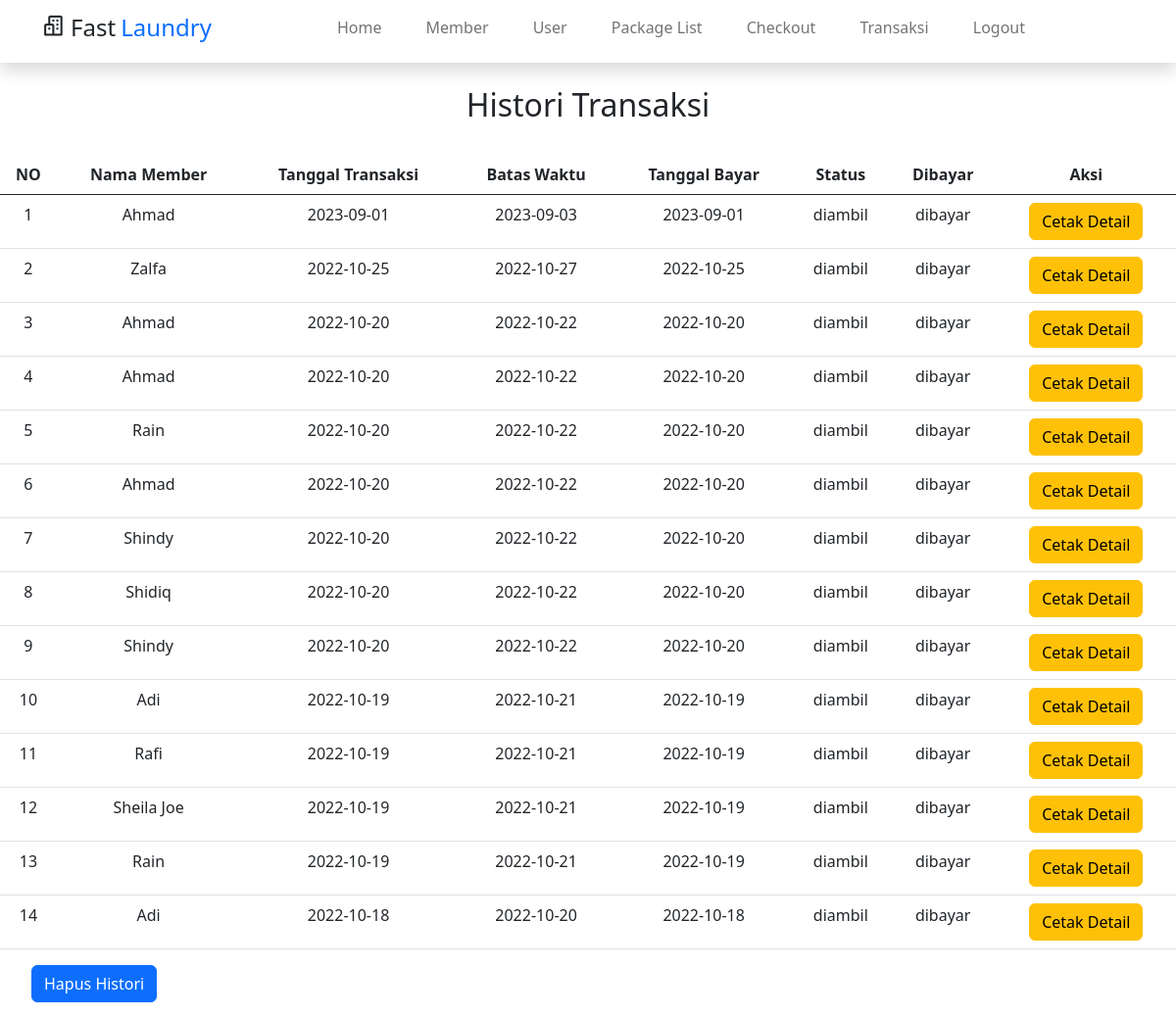
The app's page /histori_pembelian.php (signed in) with its own data.
### tables this page shows
CREATE TABLE `transaksi` (
  `id` int(11) NOT NULL,
  `id_member` int(11) DEFAULT NULL,
  `tgl` date NOT NULL,
  `batas_waktu` date NOT NULL,
  `tgl_bayar` date NOT NULL,
  `status` enum('baru','proses','selesai','diambil') NOT NULL,
  `dibayar` enum('dibayar','belum_dibayar') NOT NULL,
  `id_user` int(11) DEFAULT NULL
);

CREATE TABLE `member` (
  `id` int(11) NOT NULL,
  `nama` varchar(100) DEFAULT NULL,
  `alamat` text NOT NULL,
  `jenis_kelamin` enum('Laki-laki','Perempuan') NOT NULL,
  `tlp` varchar(15) NOT NULL
);

### histori_pembelian.php (the view, shortened to what this page needs)
<?php
    include "header.php";
?>
<!DOCTYPE html>
<html>
    <head>
        <link href="https://cdn.jsdelivr.net/npm/bootstrap@5.2.1/dist/css/bootstrap.min.css" rel="stylesheet">
    </head>
    <body>
        <br>
        <center><h2>Histori Transaksi</h2></center>
        <br>
        <table class="table table-hover">
            <thead style="text-align:center;">
                <th>NO</th><th>Nama Member</th><th>Tanggal Transaksi</th><th>Batas Waktu</th><th>Tanggal Bayar</th><th>Status</th><th>Dibayar</th><th colspan="3">Aksi</th>
            </thead>
            <tbody style="text-align:center;">
                <?php
                    include "koneksi.php";
                    $qry_histori=mysqli_query($conn,"select *,transaksi.id AS id_transaksi from transaksi join member on transaksi.id_member = member.id order by transaksi.id desc");
                    $no=0;
                    while($dt_histori=mysqli_fetch_array($qry_histori)){
                        $no++;
                        $button_cetak_detail="<a href='detail_transaksi.php?id=".$dt_histori['id_transaksi']."' class='btn btn-warning'>Cetak Detail</a>";
                    ?>
                <tr>
                    <td><?=$no?></td><td><?=$dt_histori['nama']?></td><td><?=$dt_histori['tgl']?></td><td><?=$dt_histori['batas_waktu']?></td><td><?=$dt_histori['tgl_bayar']?></td><td><?=$dt_histori['status']?></td><td><?=$dt_histori['dibayar']?></td>
                    <td><?=$button_cetak_detail?></td>
                </tr>
                <?php
                    }
                ?>
            </tbody>
        </table>
        <ul>
<a class="btn btn-primary" href="hapus_histori.php" onclick="return confirm('Apakah anda yakin menghapus data ini?')" class="btn btn-secondary"> Hapus Histori</a>
    </body>
</html>

### assets/css/templatemo.css (style rules this page uses)
html { font-family: 'Open Sans', sans-serif; }
p, a { font-weight: 400; }

### records on screen
transaksi: id_member.nama "Ahmad", tgl "2023-09-01", batas_waktu "2023-09-03", tgl_bayar "2023-09-01", status "diambil", dibayar "dibayar"
transaksi: id_member.nama "Zalfa", tgl "2022-10-25", batas_waktu "2022-10-27", tgl_bayar "2022-10-25", status "diambil", dibayar "dibayar"
transaksi: id_member.nama "Ahmad", tgl "2022-10-20", batas_waktu "2022-10-22", tgl_bayar "2022-10-20", status "diambil", dibayar "dibayar"
transaksi: id_member.nama "Ahmad", tgl "2022-10-20", batas_waktu "2022-10-22", tgl_bayar "2022-10-20", status "diambil", dibayar "dibayar"
transaksi: id_member.nama "Rain", tgl "2022-10-20", batas_waktu "2022-10-22", tgl_bayar "2022-10-20", status "diambil", dibayar "dibayar"
transaksi: id_member.nama "Ahmad", tgl "2022-10-20", batas_waktu "2022-10-22", tgl_bayar "2022-10-20", status "diambil", dibayar "dibayar"
transaksi: id_member.nama "Shindy", tgl "2022-10-20", batas_waktu "2022-10-22", tgl_bayar "2022-10-20", status "diambil", dibayar "dibayar"
transaksi: id_member.nama "Shidiq", tgl "2022-10-20", batas_waktu "2022-10-22", tgl_bayar "2022-10-20", status "diambil", dibayar "dibayar"
transaksi: id_member.nama "Shindy", tgl "2022-10-20", batas_waktu "2022-10-22", tgl_bayar "2022-10-20", status "diambil", dibayar "dibayar"
transaksi: id_member.nama "Adi", tgl "2022-10-19", batas_waktu "2022-10-21", tgl_bayar "2022-10-19", status "diambil", dibayar "dibayar"
transaksi: id_member.nama "Rafi", tgl "2022-10-19", batas_waktu "2022-10-21", tgl_bayar "2022-10-19", status "diambil", dibayar "dibayar"
transaksi: id_member.nama "Sheila Joe", tgl "2022-10-19", batas_waktu "2022-10-21", tgl_bayar "2022-10-19", status "diambil", dibayar "dibayar"
transaksi: id_member.nama "Rain", tgl "2022-10-19", batas_waktu "2022-10-21", tgl_bayar "2022-10-19", status "diambil", dibayar "dibayar"
transaksi: id_member.nama "Adi", tgl "2022-10-18", batas_waktu "2022-10-20", tgl_bayar "2022-10-18", status "diambil", dibayar "dibayar"
